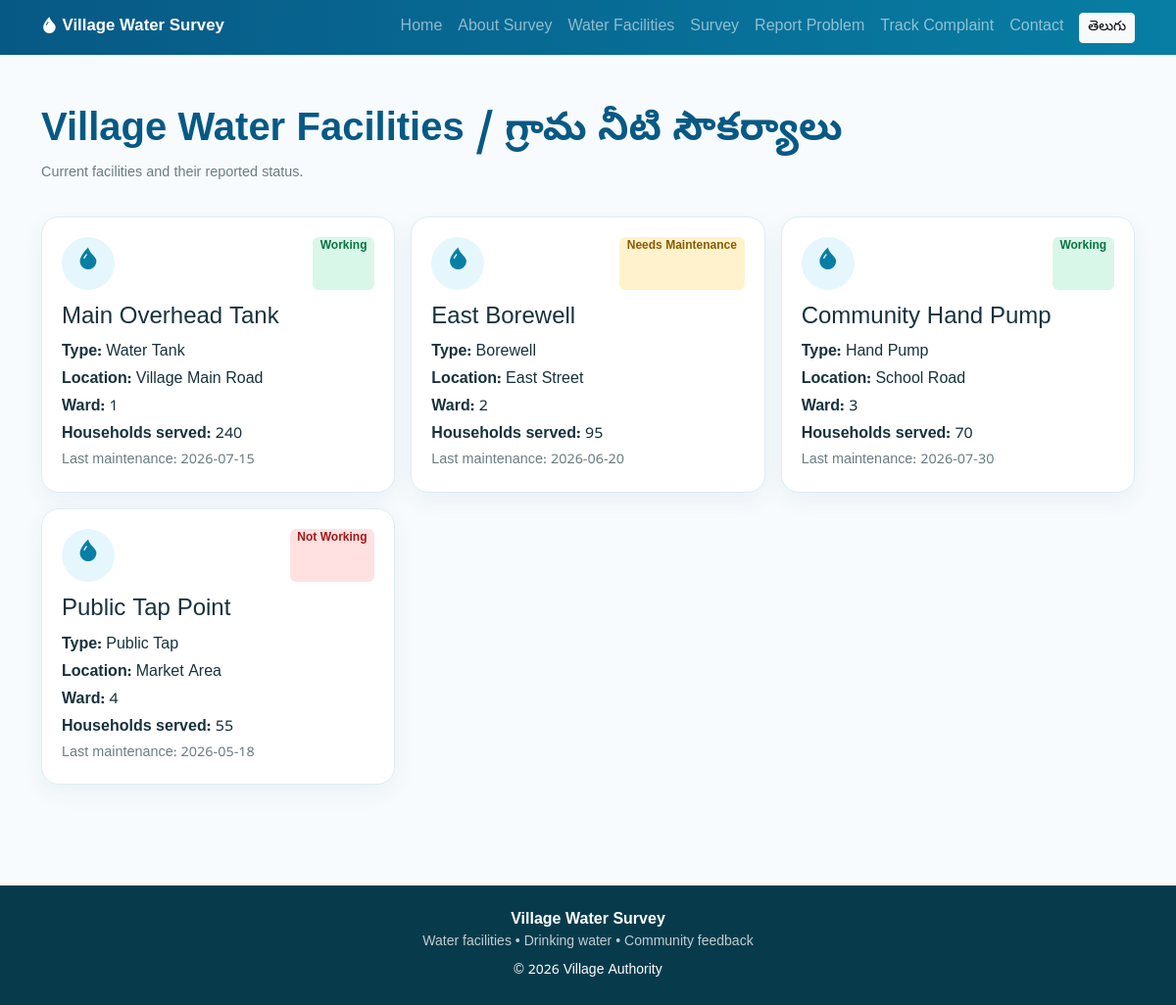
Screenshot of /facilities with the database file from the repository.
### tables this page shows
CREATE TABLE water_facilities (
 id INTEGER PRIMARY KEY AUTOINCREMENT, name TEXT NOT NULL, type TEXT NOT NULL,
 location TEXT NOT NULL, ward TEXT NOT NULL, status TEXT NOT NULL,
 maintenance_date TEXT, households_served INTEGER DEFAULT 0
);

### app.py (the view)
@app.route("/facilities")
def facilities():
    conn = db()
    rows = conn.execute("SELECT * FROM water_facilities ORDER BY ward, type").fetchall()
    conn.close()
    return render_template("facilities.html", facilities=rows)

### app.py (called while the page is built)
def db():
    conn = sqlite3.connect(DB_PATH)
    conn.row_factory = sqlite3.Row
    return conn

@app.context_processor
def inject_globals():
    return {"year": datetime.now().year}

### templates/facilities.html
{% extends "base.html" %}
{% block content %}<div class="section"><div class="container">
<h1 class="section-title">Village Water Facilities / గ్రామ నీటి సౌకర్యాలు</h1><p class="small-muted">Current facilities and their reported status.</p>
<div class="row g-3 mt-2">{% for f in facilities %}<div class="col-md-6 col-lg-4"><div class="facility-card">
<div class="d-flex justify-content-between"><div class="icon-circle"><i class="bi bi-droplet-fill"></i></div>
<span class="badge {% if f.status=='Working' %}badge-working{% elif f.status=='Needs Maintenance' %}badge-maint{% else %}badge-off{% endif %}">{{f.status}}</span></div>
<h4 class="mt-3">{{f.name}}</h4><p class="mb-1"><b>Type:</b> {{f.type}}</p><p class="mb-1"><b>Location:</b> {{f.location}}</p><p class="mb-1"><b>Ward:</b> {{f.ward}}</p><p class="mb-1"><b>Households served:</b> {{f.households_served}}</p><p class="small-muted mb-0">Last maintenance: {{f.maintenance_date or "Not recorded"}}</p>
</div></div>{% endfor %}</div></div></div>{% endblock %}

### templates/base.html (shortened to what this page needs)
<!doctype html>
<html lang="en">
<head>
<link href="https://cdn.jsdelivr.net/npm/bootstrap@5.3.3/dist/css/bootstrap.min.css" rel="stylesheet">
<link href="https://cdn.jsdelivr.net/npm/bootstrap-icons@1.11.3/font/bootstrap-icons.css" rel="stylesheet">
<link href="{{ url_for('static', filename='css/style.css') }}" rel="stylesheet">
</head>
<body>
<nav class="navbar navbar-expand-lg navbar-dark water-nav sticky-top">
<div class="container">
<a class="navbar-brand fw-bold" href="{{ url_for('home') }}"><i class="bi bi-droplet-fill"></i> Village Water Survey</a>
<div class="collapse navbar-collapse" id="nav">
<ul class="navbar-nav ms-auto align-items-lg-center">
<li class="nav-item"><a class="nav-link" href="{{ url_for('home') }}" data-en="Home" data-te="హోమ్">Home</a></li>
<li class="nav-item"><a class="nav-link" href="{{ url_for('about') }}" data-en="About Survey" data-te="సర్వే గురించి">About Survey</a></li>
<li class="nav-item"><a class="nav-link" href="{{ url_for('facilities') }}" data-en="Water Facilities" data-te="నీటి సౌకర్యాలు">Water Facilities</a></li>
<li class="nav-item"><a class="nav-link" href="{{ url_for('survey') }}" data-en="Survey" data-te="సర్వే">Survey</a></li>
<li class="nav-item"><a class="nav-link" href="{{ url_for('complaint') }}" data-en="Report Problem" data-te="సమస్యను నివేదించండి">Report Problem</a></li>
<li class="nav-item"><a class="nav-link" href="{{ url_for('track') }}" data-en="Track Complaint" data-te="ఫిర్యాదు స్థితి">Track Complaint</a></li>
<li class="nav-item"><a class="nav-link" href="{{ url_for('contact') }}" data-en="Contact" data-te="సంప్రదించండి">Contact</a></li>
<li class="nav-item ms-lg-2"><button class="btn btn-light btn-sm lang-btn" onclick="toggleLanguage()">తెలుగు</button></li>
</ul>
</div>
</div>
</nav>
<main>
{% block content %}{% endblock %}
</main>
<footer class="footer mt-5">
<div class="container py-4 text-center">
<div class="fw-bold">Village Water Survey</div>
<div class="small opacity-75">Water facilities • Drinking water • Community feedback</div>
<div class="small mt-2">© {{ year }} Village Authority</div>
</div>
</footer>
</body>
</html>

### static/css/style.css (style rules this page uses)
:root { --water:#087ea4;--deep:#075985;--green:#1b8a5a;--soft:#eefaff }
* { box-sizing:border-box }
body { font-family:"Noto Sans Telugu",Arial,sans-serif;background:#f7fbfd;color:#18323d }
.water-nav { background:linear-gradient(90deg,#075985,#087ea4) }
.navbar-brand { font-size:1.05rem }
.nav-link { font-weight:500 }
.section { padding:55px 0 }
.section-title { font-weight:800;color:#075985 }
.action-card,.facility-card,.notice-card,.form-card,.stat-card { background:white;border:1px solid #dceef3;border-radius:18px;box-shadow:0 8px 24px rgba(0,70,100,.06) }
.icon-circle { width:54px;height:54px;border-radius:50%;display:flex;align-items:center;justify-content:center;background:#e5f7fc;color:#087ea4;font-size:1.4rem }
.facility-card { padding:20px;height:100% }
.footer { background:#073b4c;color:white }
.badge-working { background:#d9f7e8;color:#087443 }
.badge-maint { background:#fff2cc;color:#8a5a00 }
.badge-off { background:#ffe1e1;color:#a31818 }
.small-muted { color:#6b7d84;font-size:.9rem }

### rows the page displays
water_facilities: status "Working", name "Main Overhead Tank", type "Water Tank", location "Village Main Road", ward "1", households_served "240", maintenance_date "2026-07-15"
water_facilities: status "Needs Maintenance", name "East Borewell", type "Borewell", location "East Street", ward "2", households_served "95", maintenance_date "2026-06-20"
water_facilities: status "Working", name "Community Hand Pump", type "Hand Pump", location "School Road", ward "3", households_served "70", maintenance_date "2026-07-30"
water_facilities: status "Not Working", name "Public Tap Point", type "Public Tap", location "Market Area", ward "4", households_served "55", maintenance_date "2026-05-18"
